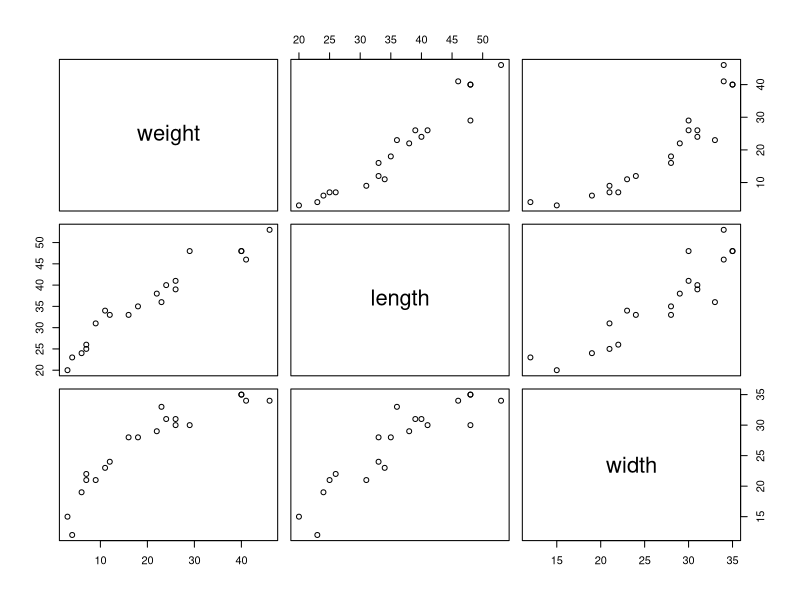

Generate this figure with R:
library(doBy)


### Name: data-potatoes
### Title: Weight and size of 20 potatoes
### Aliases: data-potatoes potatoes
### Keywords: datasets

### ** Examples


data(potatoes)
plot(potatoes) 
